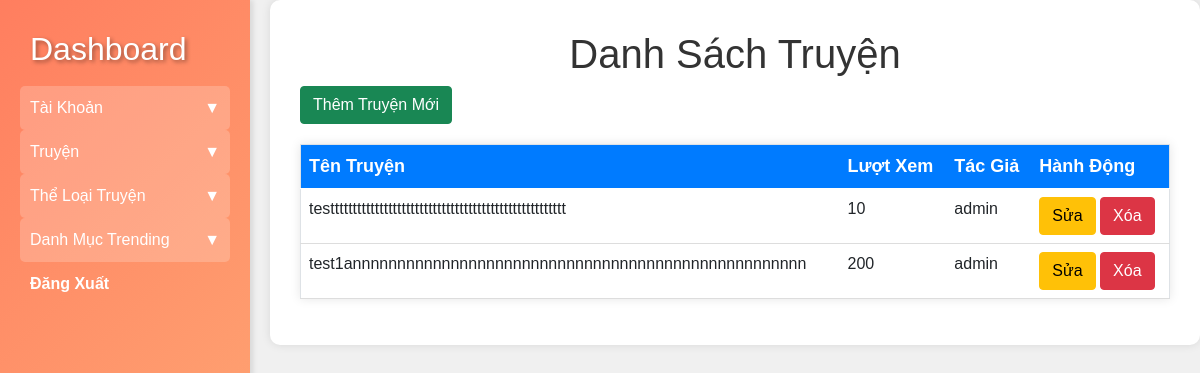
Page /admin/manga/index.php on the earlier database version.
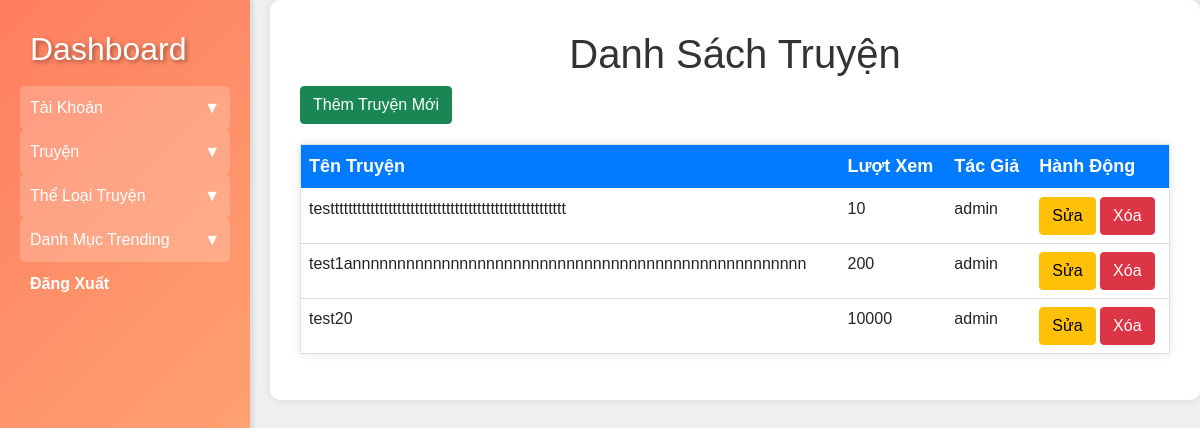
Same page on the later database version.
### tables this page shows
CREATE TABLE `manga` (
  `manga_id` int(11) NOT NULL,
  `manga_name` varchar(200) NOT NULL,
  `view_number` int(11) NOT NULL DEFAULT 0,
  `description` text NOT NULL,
  `manga_content` text NOT NULL,
  `type_id` int(11) NOT NULL,
  `marked` tinyint(1) NOT NULL DEFAULT 0,
  `update_at` datetime NOT NULL DEFAULT current_timestamp(),
  `imgurl` varchar(100) NOT NULL,
  `author` varchar(100) NOT NULL DEFAULT 'admin',
  `nomination_number` int(11) NOT NULL DEFAULT 0,
  `trending_id` int(11) UNSIGNED DEFAULT NULL
);

### admin/manga/index.php (the view, shortened to what this page needs)
<?php
include '../config/db_connection.php';
$query = "SELECT * FROM manga";
$result = $conn->query($query);
?>
<!DOCTYPE html>
<html lang="en">
<head>
    <link rel="stylesheet" href="../../assets/css/styles.css">
    <link href="https://cdn.jsdelivr.net/npm/bootstrap@5.0.2/dist/css/bootstrap.min.css" rel="stylesheet">
</head>
<body>
    <div class="sidebar">
        <a href="../index.php"><h2>Dashboard</h2></a>
        <div class="toggle-btn" onclick="toggleMenu('accounts-menu')">
            <span>Tài Khoản</span>
            <span>&#9660;</span>
        </div>
        <div class="toggle-btn" onclick="toggleMenu('manga-menu')">
            <span>Truyện</span>
            <span>&#9660;</span>
        </div>
        <div class="toggle-btn" onclick="toggleMenu('manga-type-menu')">
            <span>Thể Loại Truyện</span>
            <span>&#9660;</span>
        </div>
        <div class="toggle-btn" onclick="toggleMenu('trending-menu')">
            <span>Danh Mục Trending</span>
            <span>&#9660;</span>
        </div>
        <a href="../logout.php">Đăng Xuất</a>
    </div>
    <div class="content">
        <h1>Danh Sách Truyện</h1>
        <a class="btn btn-success" href="create.php">Thêm Truyện Mới</a>
        <table class="table" border="1">
            <thead>
                <tr>
                    <th>Tên Truyện</th>
                    <th>Lượt Xem</th>
                    <th>Tác Giả</th>
                    <th>Hành Động</th>
                </tr>
            </thead>
            <tbody>
                <?php while ($row = $result->fetch_assoc()): ?>
                    <tr>
                        <td><?= $row['manga_name'] ?></td>
                        <td><?= $row['view_number'] ?></td>
                        <td><?= $row['author'] ?></td>
                        <td>
                            <a href="edit.php?id=<?= $row['manga_id'] ?>" class="btn btn-warning">Sửa</a>
                            <a href="delete.php?id=<?= $row['manga_id'] ?>" onclick="return confirm('Are you sure?')" class="btn btn-danger">Xóa</a>
                        </td>
                    </tr>
                <?php endwhile; ?>
            </tbody>
        </table>
    </div>
</body>
</html>

Differences in the rows shown:
added manga: manga_name "test20", view_number "10000", author "admin"
